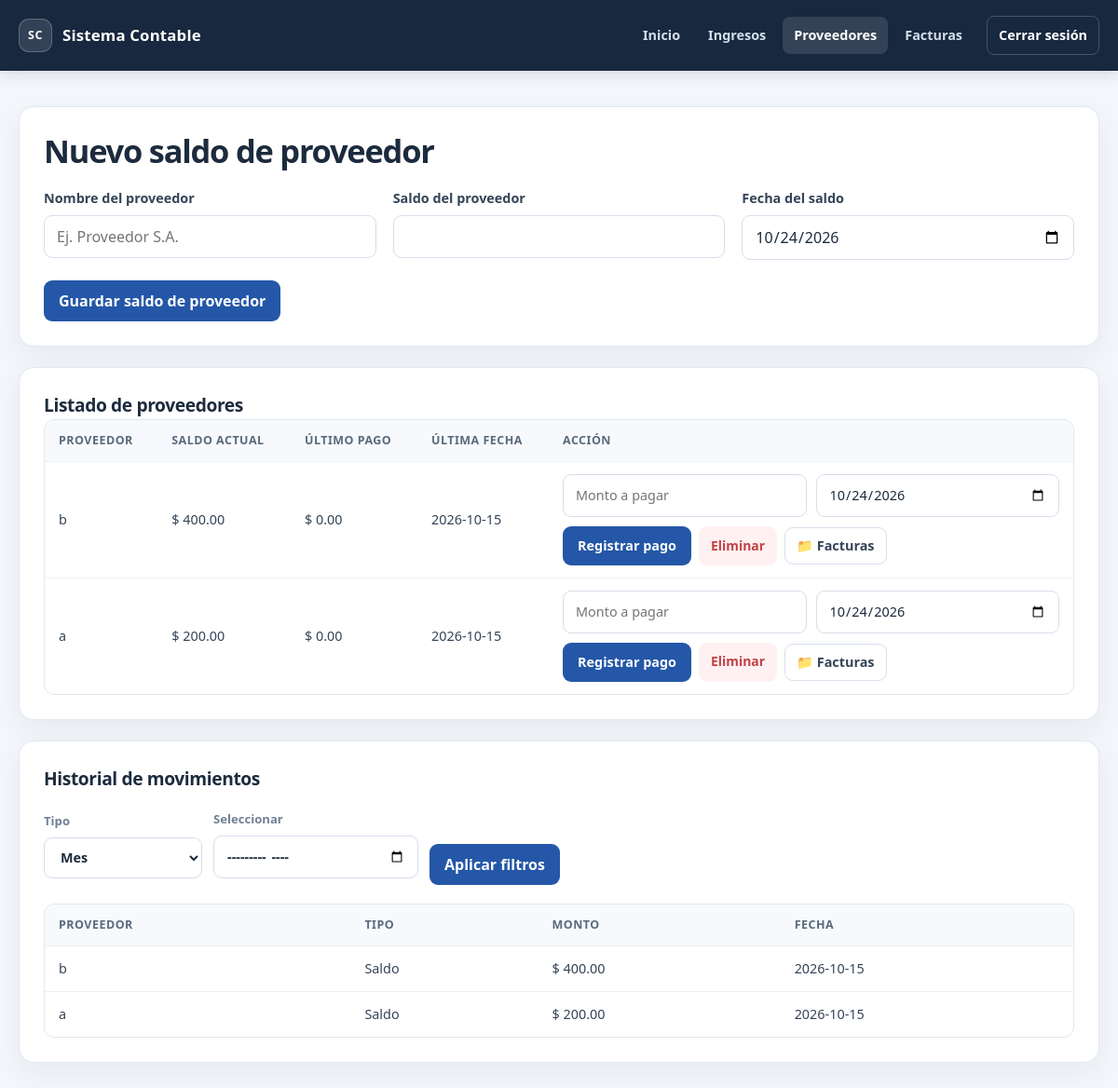
/proveedores (signed in), run on an earlier commit of the app's database.
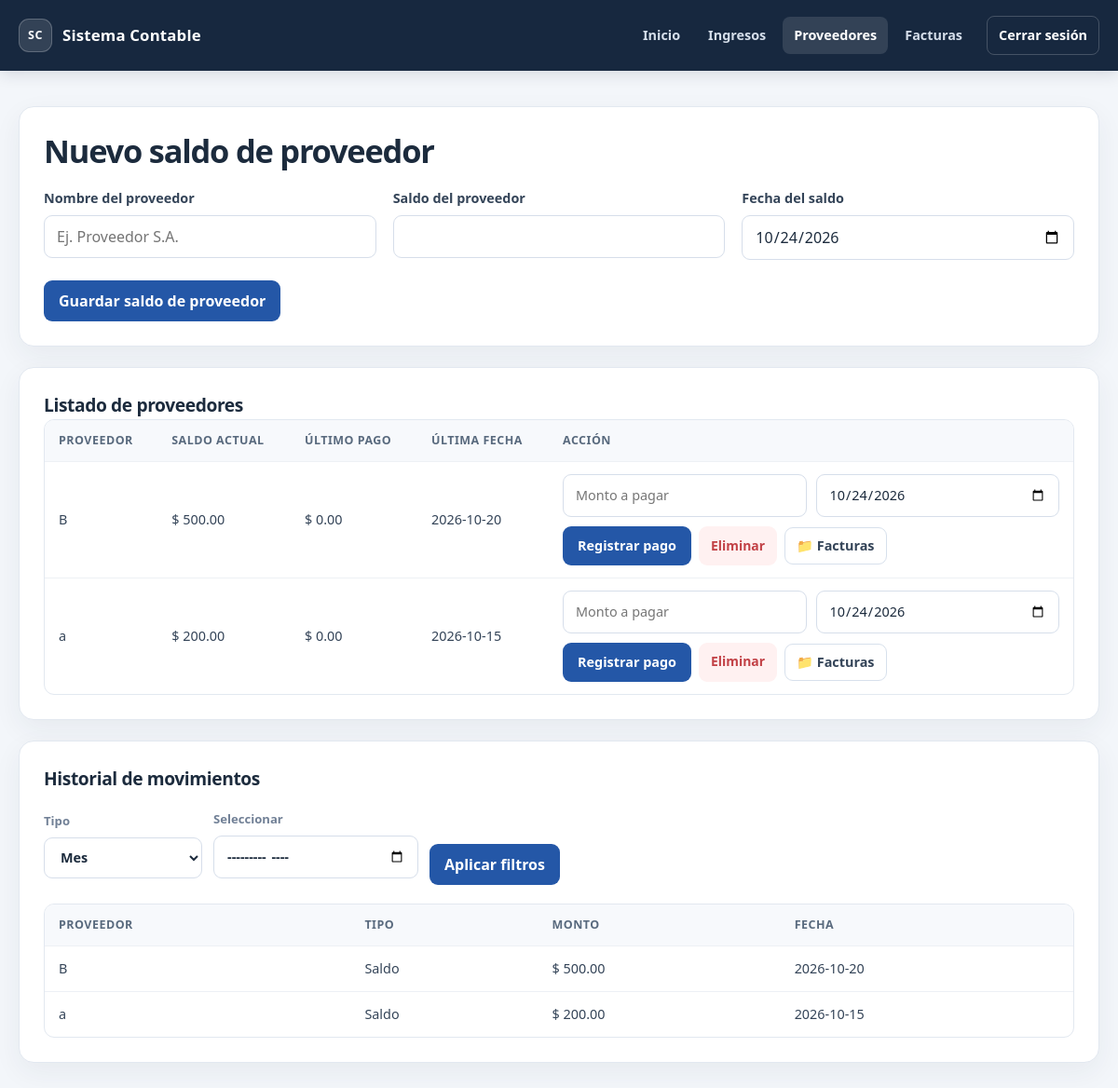
And on a later commit of the database.
### tables this page shows
CREATE TABLE providers (
            id INTEGER PRIMARY KEY AUTOINCREMENT,
            user_id INTEGER NOT NULL,
            name TEXT NOT NULL,
            balance REAL NOT NULL,
            amount_paid REAL NOT NULL DEFAULT 0.0,
            remaining_balance REAL NOT NULL,
            created_at TEXT NOT NULL DEFAULT CURRENT_TIMESTAMP, last_balance_date TEXT,
            FOREIGN KEY (user_id) REFERENCES users(id)
        );

CREATE TABLE provider_movements (
            id INTEGER PRIMARY KEY AUTOINCREMENT,
            provider_id INTEGER NOT NULL,
            movement_type TEXT NOT NULL,
            amount REAL NOT NULL,
            movement_date TEXT NOT NULL,
            created_at TEXT NOT NULL DEFAULT CURRENT_TIMESTAMP,
            FOREIGN KEY (provider_id) REFERENCES providers(id)
        );

### app.py (the view, shortened to what this page needs)
@app.route("/proveedores", methods=["GET", "POST"])
@login_required
def providers_page():
    filter_type = request.args.get("filter_type")
    filter_value = request.args.get("filter_value")
    selected_day = request.args.get("day")
    selected_month = request.args.get("month")
    if filter_type == "day":
        selected_day = filter_value or selected_day
        selected_month = None
    elif filter_type == "month":
        selected_month = filter_value or selected_month
        selected_day = None
    if selected_day:
        filter_type = "day"
    elif selected_month:
        filter_type = "month"
    else:
        filter_type = "month"
    conn = get_db_connection()
    providers = conn.execute(
        """
        SELECT
            p.id,
            p.name,
            p.balance,
            COALESCE((
                SELECT pp.amount_paid
                FROM provider_payments pp
                WHERE pp.provider_id = p.id
                ORDER BY pp.payment_date DESC, pp.id DESC
                LIMIT 1
            ), 0.0) AS last_payment_amount,
            p.created_at,
            p.last_balance_date
        FROM providers p
        WHERE p.user_id = ?
        ORDER BY p.created_at DESC
        """,
        (session["user_id"],),
    ).fetchall()
    history = get_provider_history(session["user_id"], selected_day, selected_month)
    conn.close()
    return render_template(
        "providers.html",
        providers=providers,
        history=history,
        filter_type=filter_type,
        selected_day=selected_day,
        selected_month=selected_month,
        today=datetime.now().strftime("%Y-%m-%d"),
    )

### app.py (called while the page is built)
def get_db_connection():
    conn = sqlite3.connect(DB_PATH, timeout=30)
    conn.row_factory = sqlite3.Row
    conn.execute("PRAGMA busy_timeout = 30000")
    return conn

def login_required(view_func):
    @wraps(view_func)
    def wrapper(*args, **kwargs):
        if "user_id" not in session:
            flash("Debes iniciar sesión para continuar.", "error")
            return redirect(url_for("login"))
        return view_func(*args, **kwargs)
    return wrapper

### templates/providers.html (shortened to what this page needs)
{% extends 'base.html' %}
{% block content %}
  <section class="panel">
    <h1>Nuevo saldo de proveedor</h1>
    <form method="post" class="provider-form">
      <div class="form-grid">
        <div>
          <label for="name">Nombre del proveedor</label>
          <input type="text" id="name" name="name" placeholder="Ej. Proveedor S.A." required />
        </div>
        <div>
          <label for="balance">Saldo del proveedor</label>
          <input type="number" id="balance" name="balance" step="0.01" min="0.01" required />
        </div>
        <div>
          <label for="balance_date">Fecha del saldo</label>
          <input type="date" id="balance_date" name="balance_date" value="{{ today }}" required />
        </div>
      </div>
      <button type="submit">Guardar saldo de proveedor</button>
    </form>
  </section>
  <section class="panel section-block">
    <h2>Listado de proveedores</h2>
    <div class="table-wrap">
      <table>
        <thead>
          <tr>
            <th>Proveedor</th>
            <th>Saldo actual</th>
            <th>Último pago</th>
            <th>Última fecha</th>
            <th>Acción</th>
          </tr>
        </thead>
        <tbody>
          {% if providers %}
            {% for provider in providers %}
              <tr>
                <td>{{ provider['name'] }}</td>
                <td>$ {{ '%.2f' % provider['balance'] }}</td>
                <td>$ {{ '%.2f' % provider['last_payment_amount'] }}</td>
                <td>{{ provider['last_balance_date'] or 'Sin fecha' }}</td>
                <td>
                  <div class="provider-actions">
                    <form id="provider-payment-{{ provider['id'] }}" class="inline-payment" method="post" action="{{ url_for('add_provider_payment', provider_id=provider['id']) }}">
                      <input type="number" step="0.01" min="0.01" name="amount_paid" placeholder="Monto a pagar" required />
                      <input type="date" name="payment_date" value="{{ today }}" />
                    </form>
                    <div class="provider-action-buttons">
                      <button type="submit" form="provider-payment-{{ provider['id'] }}">Registrar pago</button>
                      <form class="provider-delete-form" method="post" action="{{ url_for('delete_provider', provider_id=provider['id']) }}"
                        data-confirm-title="Eliminar proveedor"
                        data-confirm-message="Se eliminará el proveedor junto con su historial de movimientos, pagos y facturas. Esta acción no se puede deshacer."
                        data-confirm-action="Eliminar proveedor">
                        <button type="submit" class="btn-delete">Eliminar</button>
                      </form>
                      <a class="btn-secondary" href="{{ url_for('provider_invoices', provider_id=provider['id']) }}">📁 Facturas</a>
                    </div>
                  </div>
                </td>
              </tr>
            {% endfor %}
          {% else %}
            <tr>
              <td colspan="5">No hay proveedores registrados todavía.</td>
            </tr>
          {% endif %}
        </tbody>
      </table>
    </div>
  </section>
  <section class="panel section-block">
    <div class="section-header">
      <h2>Historial de movimientos</h2>
    </div>
    <form method="get" class="filters income-filters">
      <label class="field-filter">
        <span>Tipo</span>
        <select name="filter_type" id="filter_type">
          <option value="month" {% if filter_type == 'month' %}selected{% endif %}>Mes</option>
        </select>
      </label>
      <label class="field-filter field-filter-value">
        <span>Seleccionar</span>
        <input
          type="{{ 'month' if filter_type == 'month' else 'date' }}"
          id="filter_value"
          name="filter_value"
          value="{{ selected_month if selected_month else (selected_day if selected_day else '') }}"
        />
      </label>
      <div class="filter-actions">
        <button type="submit">Aplicar filtros</button>
      </div>
    </form>
    <div class="table-wrap">
      <table>
        <thead>
          <tr>
            <th>Proveedor</th>
            <th>Tipo</th>
            <th>Monto</th>
            <th>Fecha</th>
          </tr>
        </thead>
        <tbody>
          {% if history %}
            {% for item in history %}
              <tr>
                <td>{{ item['name'] }}</td>
                <td>{{ 'Saldo' if item['movement_type'] == 'balance' else 'Pago' }}</td>
                <td>$ {{ '%.2f' % item['amount'] }}</td>
                <td>{{ item['movement_date'] }}</td>
              </tr>
            {% endfor %}
          {% else %}
            <tr>
              <td colspan="4">No hay movimientos registrados.</td>
            </tr>
          {% endif %}
        </tbody>
      </table>
    </div>
  </section>
{% endblock %}

### templates/base.html (shortened to what this page needs)
<!DOCTYPE html>
<html lang="es">
  <head>
    <link rel="stylesheet" href="{{ url_for('static', filename='style.css') }}" />
  </head>
  <body>
    <nav class="navbar">
      <div class="container nav-inner">
        <a class="brand" href="{{ url_for('dashboard') if session.get('user_id') else url_for('login') }}">
          <span class="brand-mark" aria-hidden="true">SC</span>
          <span>Sistema Contable</span>
        </a>
        <div class="nav-links">
          {% if session.get('user_id') %}
            <a class="{% if request.endpoint == 'dashboard' %}active{% endif %}" href="{{ url_for('dashboard') }}">Inicio</a>
            <a class="{% if request.endpoint == 'add_income' %}active{% endif %}" href="{{ url_for('add_income') }}">Ingresos</a>
            <a class="{% if request.endpoint == 'providers_page' %}active{% endif %}" href="{{ url_for('providers_page') }}">Proveedores</a>
            <a class="{% if request.endpoint in ['invoices_index', 'provider_invoices', 'view_invoice_file'] %}active{% endif %}" href="{{ url_for('invoices_index') }}">Facturas</a>
            <a class="nav-logout" href="{{ url_for('logout') }}">Cerrar sesión</a>
          {% else %}
            <a href="{{ url_for('login') }}">Iniciar sesión</a>
            <a href="{{ url_for('register') }}">Registro</a>
          {% endif %}
        </div>
      </div>
    </nav>
    <main class="container main-content">
      {% block content %}{% endblock %}
    </main>
  </body>
</html>

What changed in the data, as far as the page shows it:
removed providers: name "b", balance "400.00", amount_paid "0.00", last_balance_date "2026-10-15", payment_date "10/24/2026"
removed provider_movements: name "b", movement_type "Saldo", amount "400.00", movement_date "2026-10-15"
added providers: name "B", balance "500.00", amount_paid "0.00", last_balance_date "2026-10-20", payment_date "10/24/2026"
added provider_movements: name "B", movement_type "Saldo", amount "500.00", movement_date "2026-10-20"
